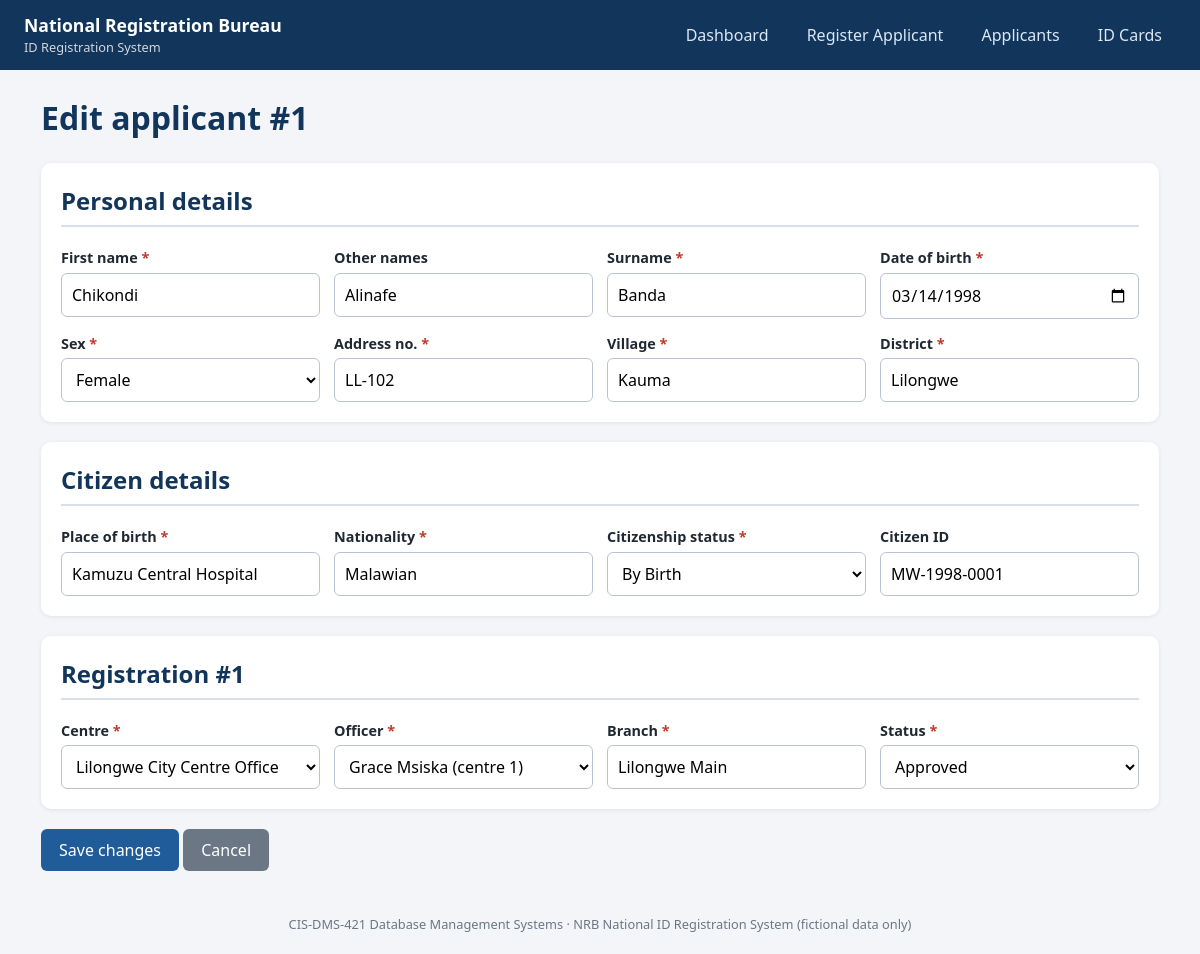
/applicant_edit.php?id=1, run on the app's committed database.
### tables this page shows
CREATE TABLE citizen (
  person_id          INT PRIMARY KEY,
  place_of_birth     VARCHAR(50) NOT NULL,
  nationality        VARCHAR(50) NOT NULL DEFAULT 'Malawian',
  citizenship_status VARCHAR(20) NOT NULL,
  citizen_id         VARCHAR(30) NULL,
  CONSTRAINT uq_citizen_citizen_id UNIQUE (citizen_id),
  CONSTRAINT fk_citizen_person FOREIGN KEY (person_id)
    REFERENCES person(person_id) ON DELETE CASCADE ON UPDATE CASCADE,
  CONSTRAINT chk_citizenship_status CHECK
    (citizenship_status IN ('By Birth','By Descent','Naturalised','Registered'))
);

CREATE TABLE person (
  person_id      INT AUTO_INCREMENT PRIMARY KEY,
  first_name     VARCHAR(50) NOT NULL,
  other_names    VARCHAR(50) NULL,
  surname        VARCHAR(50) NOT NULL,
  date_of_birth  DATE NOT NULL,
  sex            VARCHAR(8) NOT NULL,
  address_no     VARCHAR(20) NOT NULL,
  village        VARCHAR(50) NOT NULL,
  district       VARCHAR(50) NOT NULL,
  CONSTRAINT chk_person_sex CHECK (sex IN ('Male','Female'))
);

CREATE TABLE registration_office (
  registration_id    INT AUTO_INCREMENT PRIMARY KEY,
  registration_date  DATE NOT NULL,
  branch             VARCHAR(50) NOT NULL,
  status             VARCHAR(20) NOT NULL DEFAULT 'Pending',
  person_id          INT NOT NULL,
  center_no          INT NOT NULL,
  officer_id         INT NOT NULL,
  CONSTRAINT fk_reg_person  FOREIGN KEY (person_id)
    REFERENCES person(person_id) ON DELETE CASCADE ON UPDATE CASCADE,
  CONSTRAINT fk_reg_center  FOREIGN KEY (center_no)
    REFERENCES registration_center(center_no) ON DELETE RESTRICT ON UPDATE CASCADE,
  CONSTRAINT fk_reg_officer FOREIGN KEY (officer_id)
    REFERENCES officer(officer_id) ON DELETE RESTRICT ON UPDATE CASCADE,
  CONSTRAINT chk_reg_status CHECK (status IN ('Pending','Approved','Rejected'))
);

### includes/functions.php (called while the page is built, shortened)
<?php
function e($v): string
{
    return htmlspecialchars((string)$v, ENT_QUOTES | ENT_SUBSTITUTE, 'UTF-8');
}

### public/applicant_edit.php (the view, shortened to what this page needs)
<?php
require_once __DIR__ . '/../includes/functions.php';
$pdo = db();
$id = filter_input(INPUT_GET, 'id', FILTER_VALIDATE_INT) ?: filter_input(INPUT_POST, 'id', FILTER_VALIDATE_INT);
$st = $pdo->prepare("SELECT p.*, c.place_of_birth, c.nationality, c.citizenship_status, c.citizen_id,
        (c.person_id IS NOT NULL) AS is_citizen
    FROM person p LEFT JOIN citizen c ON c.person_id = p.person_id WHERE p.person_id = :id");
$st->execute(['id' => $id ?: 0]);
$p = $st->fetch();
$centers  = $pdo->query('SELECT center_no, center_name FROM registration_center ORDER BY center_name')->fetchAll();
$officers = $pdo->query('SELECT officer_id, CONCAT(first_name," ",last_name) AS name, center_no FROM officer ORDER BY last_name')->fetchAll();
$rs = $pdo->prepare('SELECT * FROM registration_office WHERE person_id = :p ORDER BY registration_id DESC LIMIT 1');
$rs->execute(['p' => $p['person_id']]);
$reg = $rs->fetch() ?: null;
$d = $p + ['citizen_id' => (string)($p['citizen_id'] ?? '')];
if ($reg) $d += ['center_no' => $reg['center_no'], 'officer_id' => $reg['officer_id'], 'branch' => $reg['branch'], 'status' => $reg['status']];
require __DIR__ . '/../includes/header.php';
$v = fn(string $k) => e($d[$k] ?? '');
$sel = fn(string $k, string $val) => ((string)($d[$k] ?? '') === $val) ? 'selected' : '';
?>
<h1>Edit applicant #<?= e($p['person_id']) ?></h1>
<form method="post" novalidate>
  <div class="card"><h2>Personal details</h2><div class="grid">
    <div><label class="req">First name</label><input name="first_name" maxlength="50" value="<?= $v('first_name') ?>"></div>
    <div><label>Other names</label><input name="other_names" maxlength="50" value="<?= $v('other_names') ?>"></div>
    <div><label class="req">Surname</label><input name="surname" maxlength="50" value="<?= $v('surname') ?>"></div>
    <div><label class="req">Date of birth</label><input type="date" name="date_of_birth" value="<?= $v('date_of_birth') ?>"></div>
    <div><label class="req">Sex</label><select name="sex">
      <option <?= $sel('sex','Male') ?>>Male</option><option <?= $sel('sex','Female') ?>>Female</option></select></div>
    <div><label class="req">Address no.</label><input name="address_no" maxlength="20" value="<?= $v('address_no') ?>"></div>
    <div><label class="req">Village</label><input name="village" maxlength="50" value="<?= $v('village') ?>"></div>
    <div><label class="req">District</label><input name="district" maxlength="50" value="<?= $v('district') ?>"></div>
  </div></div>
  <?php if ($p['is_citizen']): ?>
  <div class="card"><h2>Citizen details</h2><div class="grid">
    <div><label class="req">Place of birth</label><input name="place_of_birth" maxlength="50" value="<?= $v('place_of_birth') ?>"></div>
    <div><label class="req">Nationality</label><input name="nationality" maxlength="50" value="<?= $v('nationality') ?>"></div>
    <div><label class="req">Citizenship status</label><select name="citizenship_status">
      <?php foreach (['By Birth','By Descent','Naturalised','Registered'] as $s): ?>
        <option <?= $sel('citizenship_status',$s) ?>><?= e($s) ?></option><?php endforeach; ?></select></div>
    <div><label>Citizen ID</label><input name="citizen_id" maxlength="30" value="<?= $v('citizen_id') ?>"></div>
  </div></div>
  <?php endif; ?>
  <?php if ($reg): ?>
  <div class="card"><h2>Registration #<?= e($reg['registration_id']) ?></h2><div class="grid">
    <div><label class="req">Centre</label><select name="center_no">
      <?php foreach ($centers as $c): ?>
        <option value="<?= e($c['center_no']) ?>" <?= $sel('center_no',(string)$c['center_no']) ?>><?= e($c['center_name']) ?></option><?php endforeach; ?></select></div>
    <div><label class="req">Officer</label><select name="officer_id">
      <?php foreach ($officers as $o): ?>
        <option value="<?= e($o['officer_id']) ?>" <?= $sel('officer_id',(string)$o['officer_id']) ?>><?= e($o['name']) ?> (centre <?= e($o['center_no']) ?>)</option><?php endforeach; ?></select></div>
    <div><label class="req">Branch</label><input name="branch" maxlength="50" value="<?= $v('branch') ?>"></div>
    <div><label class="req">Status</label><select name="status">
      <?php foreach (REG_STATUSES as $s): ?><option <?= $sel('status',$s) ?>><?= e($s) ?></option><?php endforeach; ?></select></div>
  </div></div>
  <?php endif; ?>
  <p><button class="btn" type="submit">Save changes</button>
     <a class="btn gray" href="applicant_view.php?id=<?= e($p['person_id']) ?>">Cancel</a></p>
</form>
<?php require __DIR__ . '/../includes/footer.php';

### public/assets/style.css (style rules this page uses)
* { box-sizing:border-box }
body { margin:0;font-family:Segoe UI,Arial,sans-serif;background:#f3f5f9;color:#1f2933;line-height:1.5 }
h1 { margin-top:0;color:#12355b }
h2 { color:#12355b;border-bottom:2px solid #d7e0ec;padding-bottom:6px;margin-top:0 }
.card { background:#fff;border-radius:10px;padding:20px;margin-bottom:20px;box-shadow:0 1px 4px rgba(0,0,0,.08) }
.grid { display:grid;grid-template-columns:repeat(auto-fit,minmax(230px,1fr));gap:14px }
label { display:block;font-weight:600;font-size:.9rem;margin-bottom:4px }
input,select,textarea { width:100%;padding:9px 10px;border:1px solid #b9c4d3;border-radius:6px;font:inherit;background:#fff }
.req::after { content:" *";color:#c0392b }
.btn { display:inline-block;background:#1f5c99;color:#fff;border:0;padding:9px 18px;border-radius:6px;cursor:pointer;text-decoration:none;font:inherit }
.btn.gray { background:#6b7785 }

### data on the page
citizen: person_id.person_id "1", first_name "Chikondi", other_names "Alinafe", surname "Banda", date_of_birth "03/14/1998", address_no "LL-102", village "Kauma", district "Lilongwe", place_of_birth "Kamuzu Central Hospital", nationality "Malawian", citizenship_status "By Birth", citizen_id "MW-1998-0001"
registration_office: registration_id "1"

### other printed values
$label "Dashboard"
$label "Register Applicant"
$label "Applicants"
$label "ID Cards"
form field center_no "Lilongwe City Centre Office"
form field officer_id "Grace Msiska (centre 1)"
form field status "Approved"
